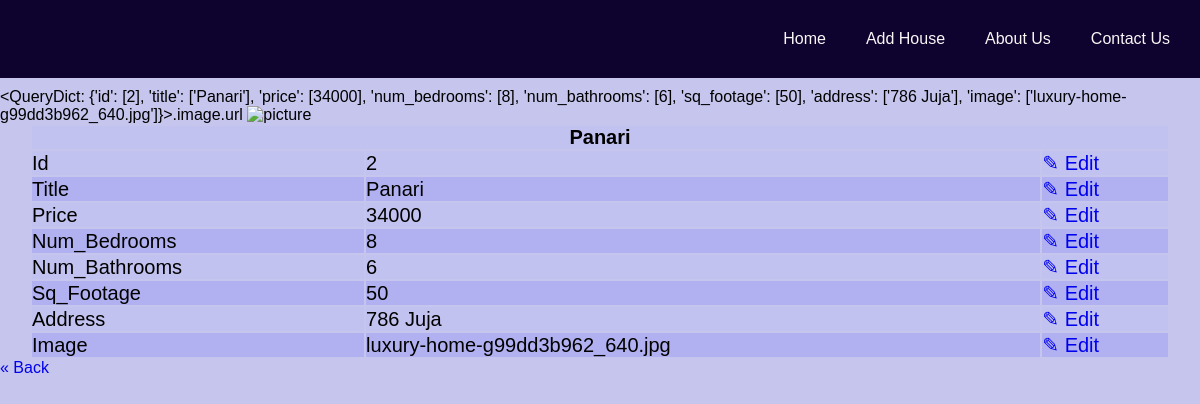
The app's page /listings/2 with its own data.
### listings/models.py (models this page shows, shortened)
class listing(models.Model):
    title = models.CharField(max_length=150)
    price = models.IntegerField()
    num_bedrooms = models.IntegerField()
    num_bathrooms = models.IntegerField()
    sq_footage = models.IntegerField()
    address = models.CharField(max_length = 100)
    image = models.ImageField(default="")

### listings/views.py (the view)
# urls.py: path("listings/<pk>", listing_retrieve, name="listing_retrieve"),
def listing_retrieve(request, pk):
    Listing = listing.objects.filter(id=pk).values()[0]
    print(Listing)
    context = {
        "estate": Listing,
    }
    print(listing)
    print(listing.title, listing.price, listing.address)
    print(context)
    return render(request, "listing.html", context)

### listings/templatetags/make_querydict_tag.py (called while the page is built)
@register.filter
def make_query_dict(name, dictionary):
    query_dict = QueryDict('', mutable=True)
    query_dict.update(dict(dictionary))
    return query_dict

### templates/listing.html (shortened to what this page needs)
{% extends 'base.html' %} {% load make_querydict_tag %}  {% block content %}
<div class="name">
 {{estate|make_query_dict:estate}}.image.url
  <img src="{{estate|make_query_dict:estate}}.image.url}}" alt="picture" style="width: 300px" />
</div>
<table class="onelisting table">
  <thead>
    <tr>
      <th colspan="3">{{ estate.title }}</th>
    </tr>
  </thead>
  <tbody>
    {% for key, value in estate.items %}
    <tr>
      <td>{{ key.title }}</td>
      <td>{{ value }}</td>
      <td>
        <a href="/listing/{{ estate.id}}/edit" class="edit">&#9998; Edit</a>
      </td>
    </tr>
    {% endfor %}
  </tbody>
</table>
<div class="back-button">
  <p>
    <a href="/" class="back">&laquo; Back</a>
  </p>
</div>
{% endblock content %}

### static/css/style.css (style rules this page uses)
* { margin: 0; padding: 0; }
body { background-color: rgb(197, 197, 238); }
.tm-content a { text-decoration: none; display: inline; }
.table { margin: auto; width: 95%; font-size: 20px; font-variant-caps: titling-caps; }
.table th { margin: 30px auto; font: bold; text-align: center; }
.table tr { margin: 10px auto; }
.table tr:nth-child(even) { background-color: rgb(177, 177, 241); }
.table tr:nth-child(odd) { background-color: rgb(194, 194, 240); }

### records on screen
listing: title "Panari", estate "Panari" "786 Juja" "luxury-home-g99dd3b962_640.jpg"

### other values on screen
{{ estate|make_query_dict:estate }} "<QueryDict: {'id': [2], 'title': ['Panari'], 'price': [34000], 'num_bedrooms': [8], 'num_bathrooms': [6], 'sq_footage': [50], 'address': ['786 Juja'], 'image': ['luxury-home-g99dd3b962_640.jpg']}>"
{{ key.title }} "Id" "Title" "Price" "Num_Bedrooms" "Num_Bathrooms" "Sq_Footage" "Address" "Image"
{{ value }} "2" "34000" "8" "6" "50"
